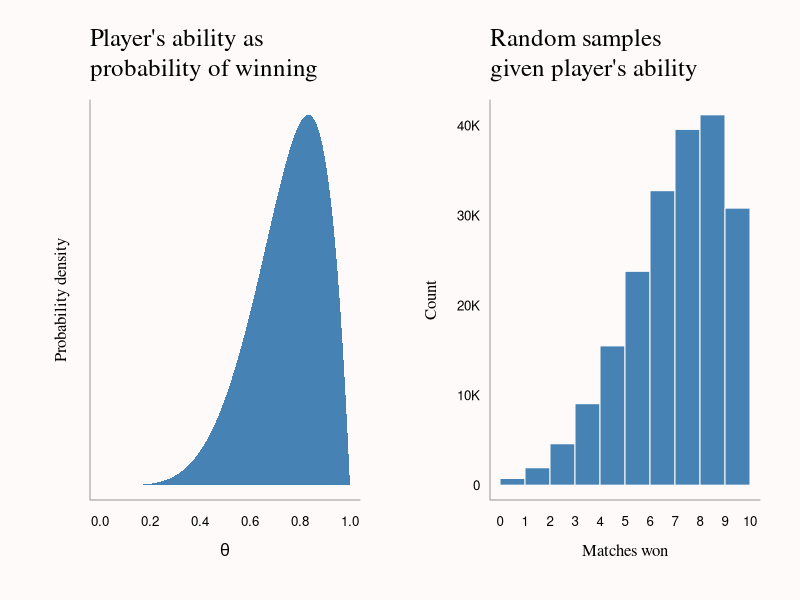
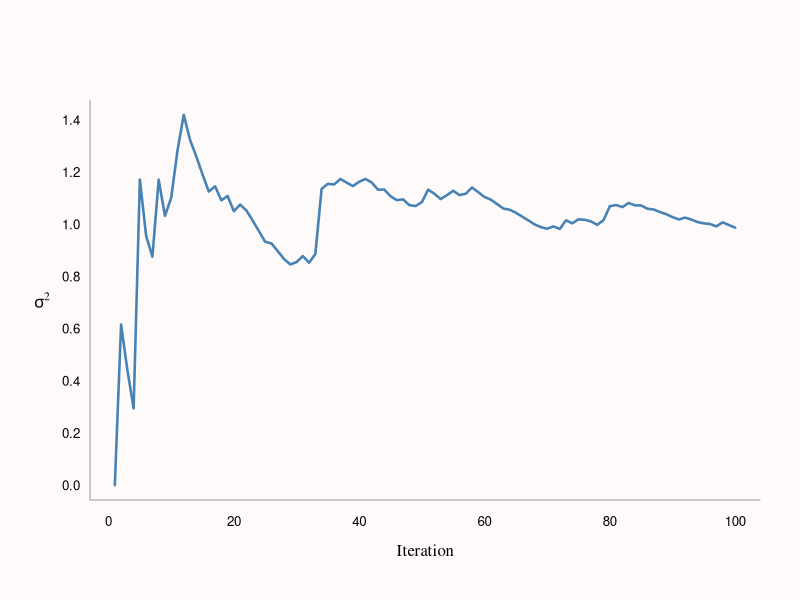
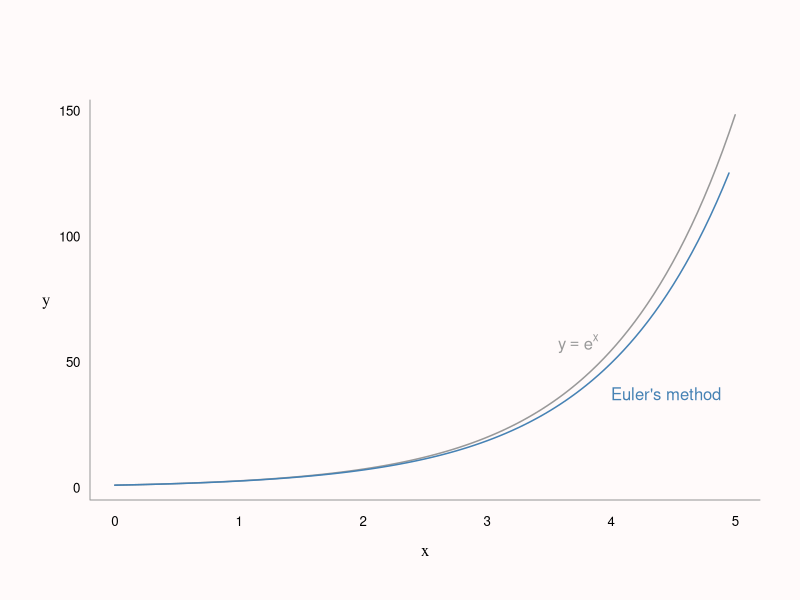
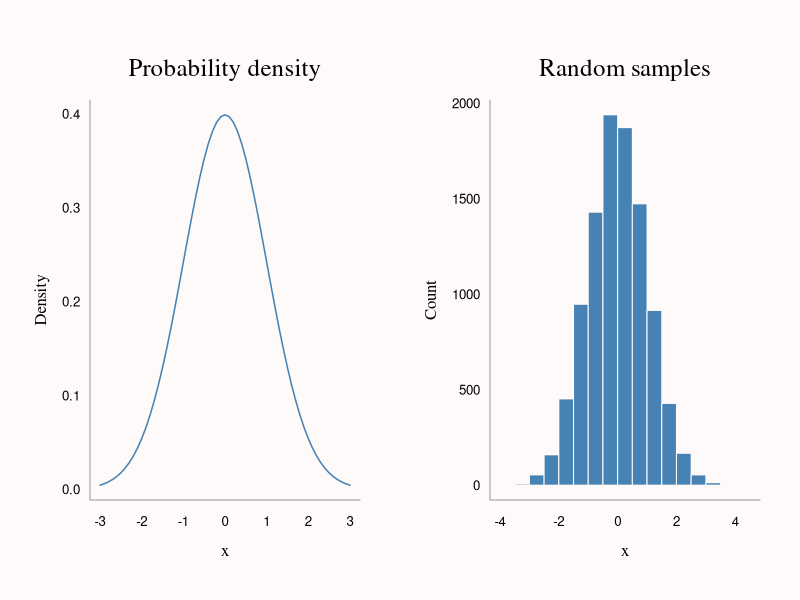
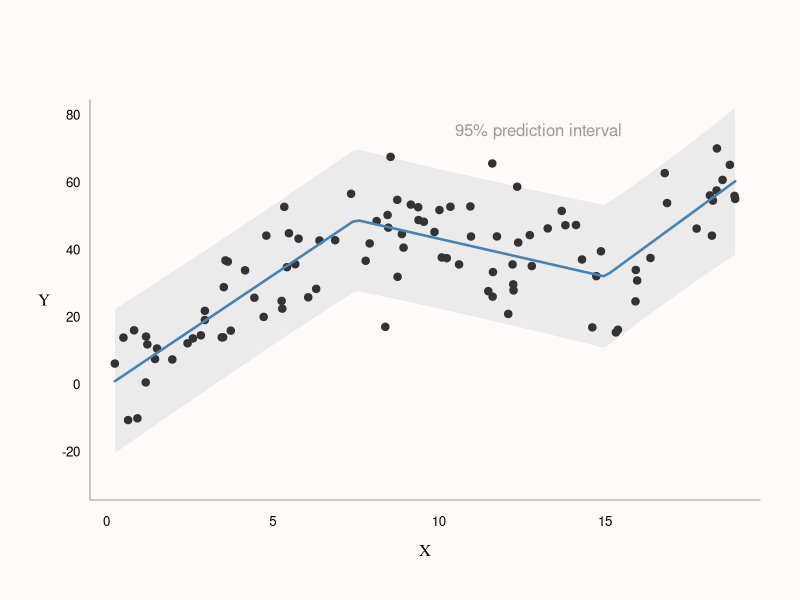
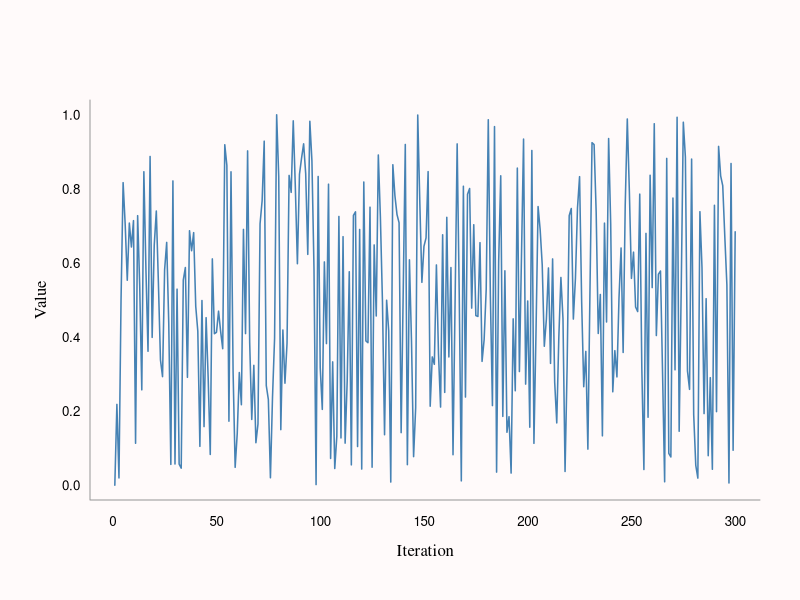

Generate these figures, in order, with R:
## ---- chunk 1

knitr::opts_chunk$set(echo = TRUE, message=FALSE, warning=FALSE, 
                      fig.align='center')
knitr::opts_knit$set(global.par = TRUE)

## ---- chunk 2

library(colorspace)

col_bg <- 'snow'
col_highlight <- 'steelblue'
col_fade <- 'grey60'

par(bg = col_bg, las = 1, bty = 'L',
    mar = c(4.5, 4.5, 4, 2) + 0.1, cex.axis = 0.8)

## ---- chunk 3

y <- c(1, 1, 1, 1, 0, 1)
theta <- seq(0, 1, 0.01)

# Non-informative Beta(1, 1) prior + observed y and (n-y)
a <- 1 + sum(y)
b <- 1 + length(y) - sum(y)

# Calculate and normalize posterior
post <- dbeta(theta, a, b)
post <- post / sum(post)

# Draw random 1,000,000 samples:
n <- 1e6
theta_s <- rbeta(n, a, b) # ...of theta
y_s <- rbinom(n, 10, theta_s) # ...of wins out of 10 matches

## ---- chunk 4

par(mfrow = c(1, 2), mar = c(5, 4.5, 5, 2),
    bg = col_bg)

plot(theta, post, type = 'n', axes = FALSE, 
     xlab = '', ylab = '')
polygon(c(theta, rev(theta)),
        c(post, rep(0, length(theta))),
        col = col_highlight, border = NA)
axis(1, tick = FALSE, line = -0.5)
mtext(expression(theta), 1, line = 2, family = 'serif')
mtext('Probability density', 2, line = 1, family = 'serif', las = 0)
mtext("Player's ability as\nprobability of winning", 3, 
      line = 1, adj = 0, family = 'serif', cex = 1.5)
box(bty = 'L', col = col_fade)

hist(y_s, main = '', xlab = '', ylab = '', col = col_highlight,
     border = col_bg, axes = FALSE, breaks = 0:10)
axis(1, at = 0:10, tick = FALSE, line = -0.5)
axis(2, at = 0:4 * 5e4, labels = c(0, paste0(1:4 * 10, 'K')), 
     tick = FALSE, line = -0.5)
mtext('Matches won', 1, line = 2, family = 'serif')
mtext('Count', 2, line = 2.5, family = 'serif', las = 0)
mtext("Random samples\ngiven player's ability", 3, line = 1, 
      family = 'serif', adj = 0, cex = 1.5)
box(bty = 'L', col = col_fade)
par(mfrow = c(1, 1))

## ---- chunk 5

# Probs. of matches won
ps <- table(y_s) / sum(table(y_s))

# Cumulative probs. of winning at least X matches
cps <- cumsum(rev(ps)) # Have to reverse to count X or fewer

# Expected outcomes for each decision
tab <- cbind(Wins = 10:0,
      `Probability of X wins` = round(as.numeric(rev(ps)), 3), 
      `Probability of X or more wins` = round(as.numeric(cps), 3),
      Payoff = round(cps * (10:0) * 10 - 30, 2))

knitr::kable(tab, row.names = FALSE)

## ---- chunk 6
set.seed(123456)
x <- rnorm(100)
n <- seq_along(x)

cmu <- numeric(100)
cmu[1] <- x[1]
csumsq <- numeric(100)

# Compute cumulative variance (+ mean) via updating
for (i in 2:100) {
  cmu[i] <- (n[i - 1] * cmu[i - 1] + x[i]) / n[i] # Cumulative mean
  csumsq[i] <- csumsq[i - 1] +                    # Cumulative sum of squares
    (x[i] - cmu[i - 1]) * (x[i] - cmu[i])
}

csigma1 <- csumsq / (n - 1)
csigma1[1] <- 0

# Compute cumulative variance the effortful way
csigma2 <- numeric(100)
for (i in 2:100) {
  csigma2[i] <- var(x[1:i])
}

all.equal(csigma1, csigma2)

## ---- chunk 7

par(bg = col_bg)
plot(1:length(csigma1), csigma1, type = 'l', 
     col = col_highlight, lwd = 2.5, axes = FALSE,
     xlab = '', ylab = '')
axis(1, line = -0.5, tick = FALSE)
axis(2, line = -0.5, tick = FALSE)
box(bty = 'L', col = col_fade)
mtext('Iteration', 1, line = 2, family = 'serif')
mtext(expression(sigma^2), 2, line = 2, family = 'serif')

## ---- chunk 8

# Derivative of function y
dy <- function(y) y

# Inputs: derivative function, initial x, initial y, stepsize, length
euler <- function(dy = NULL, x0 = 0, y0 = 1, stepsize = 0.1, len = 100) {
  
  x <- numeric(len)
  y <- numeric(len)
  
  x[1] <- x0
  y[1] <- y0
  
  # Iterate: 1) increment x by stepsize
  #          2) increment y by stepsize times derivative
  for (i in 2:len) {
    x[i] <- x[i - 1] + stepsize
    y[i] <- y[i - 1] + stepsize * dy(y[i - 1])
  }

  # Return list of x's and y's
  list(x = x, y = y)
}

# Example
b <- euler(dy, stepsize = 0.05)
x <- seq(0, 5, length.out = 100)
## ---- chunk 9

plot(x, exp(x), type = 'l', xlab = '', ylab = '', 
     col = col_fade, axes = FALSE, lwd = 1.5)
lines(b$x, b$y, col = col_highlight, lwd = 1.5)
text(expression(y == e^x), 
     x = b$x[80] - 0.05, y = b$y[80] + 10, adj = 1, 
     col = col_fade)
text("Euler's method", 
     x = b$x[80] + 0.05, y = b$y[80] - 10, adj = 0, 
     col = col_highlight)
axis(1, tick = FALSE, line = -0.5)
axis(2, tick = FALSE, line = -0.5, las = 1)
mtext('x', 1, line = 2, family = 'serif')
mtext('y', 2, line = 2, family = 'serif')
box(bty = 'L', col = col_fade)

## ---- chunk 10

det_row <- function(mat) {
  
  nr <- nrow(mat)
  fact <- numeric(nr - 1)
  
  for (i in seq_len(nr - 1)) {
    # Normalize current row (1 in first column) & save the multiplication factor
    fact[i] <- mat[i, i]
    mat[i, ] <- mat[i, ] / mat[i, i]
    
    # Subtract multiples of current row from rows below (get all 0's)
    for (j in (i + 1):nr)
      mat[j, ] <- mat[j, ] - mat[j, i] * mat[i, ] 
  }
  # Take the product of mult. factors & the last (unscaled) value in the matrix 
  prod(fact) * mat[nr, nr]
}

# Example

set.seed(12345)
mat <- matrix(sample(1:9), ncol = 3)

c(det_row(mat), det(mat))

## ---- chunk 11
set.seed(123456)
# Same result as sample(1:9, 100, replace = TRUE)
ceiling(runif(20, 0, 9))

n <- 1e7
t1 <- system.time(ceiling(runif(n, 0, 9))) # Almost 2 x faster
t2 <- system.time(sample(1:9, n, replace = TRUE))

knitr::kable(rbind(t1, t2)[, 1:3])
## ---- chunk 12

fit <- lm(mpg ~ wt, data = mtcars) # Good old boring mtcars data

y <- mtcars$mpg
preds <- fitted(fit) # Predicted values
h <- hatvalues(fit) # Leverages

# Almost MSE but each diff divided by (1 - h) before squaring
mse_gcv <- sum(((y - preds) / (1 - h))^2) / length(y) 

se_cv <- numeric(length(y))

for (i in seq_along(y)) {
  fit <- lm(mpg ~ wt, data = mtcars[-i, ])
  se_cv[i] <- (y[i] - predict(fit, newdata = mtcars[i, ]))^2
}

mse_cv <- mean(se_cv)

c(GCV = mse_gcv, `LOO-CV` = mse_cv) # identical

## ---- chunk 13

# Probability density function (normal)
pdf <- function(x) (1 / sqrt(2 * pi)) * exp(-1/2 * (x)^2)

# ...suppose we didn't have rnorm() but had the pdf() above

# Use R's numerical integration to make a CDF
cdf <- function(x) {
  integrate(pdf, 0, x)[[1]]
}

# Make inverse CDF by numeric approximation (linear)
cumdens <- sapply(seq(0.01, 5, 0.01), cdf)
icdf <- approxfun(cumdens, seq(0.01, 5, 0.01))

# Draw random samples & transform via ICDF (+ flip sign)
samples <- runif(10000, 0, 0.5)
x <- icdf(samples) * ifelse(runif(1000, 0, 2) > 1, 1, -1)
## ---- chunk 14

par(mfrow = c(1, 2))
plot(seq(-3, 3, 0.1), pdf(seq(-3, 3, 0.1)), type = 'l',
     xlab = '', ylab = '', main = '',  axes = FALSE,
     col = col_highlight, lwd = 1.5)
axis(1, tick = FALSE, line = -0.5)
axis(2, tick = FALSE, line = -0.5)
mtext('x', 1, line = 2, family = 'serif')
mtext('Density', 2, line = 2, family = 'serif', las = 0)
mtext('Probability density', 3, line = 1, family = 'serif', cex = 1.5)
box(col = col_fade)

hist(x, main = '', xlab = '', ylab = '', col = col_highlight,
     border = col_bg, axes = FALSE)
axis(1, tick = FALSE, line = -0.5)
axis(2, tick = FALSE, line = -0.5)
mtext('x', 1, line = 2, family = 'serif')
mtext('Count', 2, line = 2.5, family = 'serif', las = 0)
mtext('Random samples', 3, line = 1, family = 'serif', cex = 1.5)
box(col = col_fade)
par(mfrow = c(1, 1))

## ---- chunk 15
n <- 100
x <- round(runif(n, 0, 19), 2)

tau <- c(7.5, 15) # Knots
X <- cbind(x, pmax(outer(x, tau, '-'), 0)) # If x > knot, diff from knot, else 0
betas <- c(5, -10, 10) # Coefficients

y <- 0 + 2 * x + X %*% betas + rnorm(n, 0, 10)

fit1 <- lm(y ~ ., data = data.frame(X))
coef1 <- coef(fit1)

newx <- seq(min(x), max(x), length.out = 100)
newX <- cbind(newx, pmax(outer(newx, tau, '-'), 0))
colnames(newX) <- c('x', 'V2', 'V3')

#newy <- coef1[1] + newX %*% coef1[-1]
newy <- predict(fit1, data.frame(newX), type = 'response',
                interval = 'prediction')

## ---- chunk 16

par(bg = col_bg)
plot(x, y, type = 'n', axes = FALSE, xlab = '', ylab = '',
     ylim = c(-30, 80))
polygon(c(newx, rev(newx)),
        c(newy[, 2], rev(newy[, 3])),
        border = NA, col = 'grey92')
points(x, y, pch = 19, col = 'grey20')
lines(newx, newy[, 1], col = col_highlight, lwd = 2.5)
text(13, 75, label = '95% prediction interval', col = col_fade)
axis(1, tick = FALSE, line = -0.5)
axis(2, tick = FALSE, line = -0.5, las = 1)
box(bty = 'L', col = 'grey60')
mtext('X', 1, line = 2, family = 'serif')
mtext('Y', 2, line = 2, family = 'serif')

## ---- chunk 17

s0 <- 1
a <- 1597
b <- 51749
M <- 244944

nsamples <- 300

s <- numeric(nsamples)
s[1] <- s0

for (i in 2:nsamples) {
  s[i] = (a * s[i - 1] + b) %% M
}

s <- s / max(s)
## ---- chunk 18

plot(1:nsamples, s, type = 'l',
     xlab = '', ylab = '', 
     col = col_highlight, lwd = 1.5,
     axes = FALSE)
axis(1, tick = FALSE, line = -0.5)
axis(2, tick = FALSE, line = -0.5)
mtext('Iteration', 1, line = 2, family = 'serif')
mtext('Value', 2, line = 2, family = 'serif', las = 0)
box(col = col_fade)
